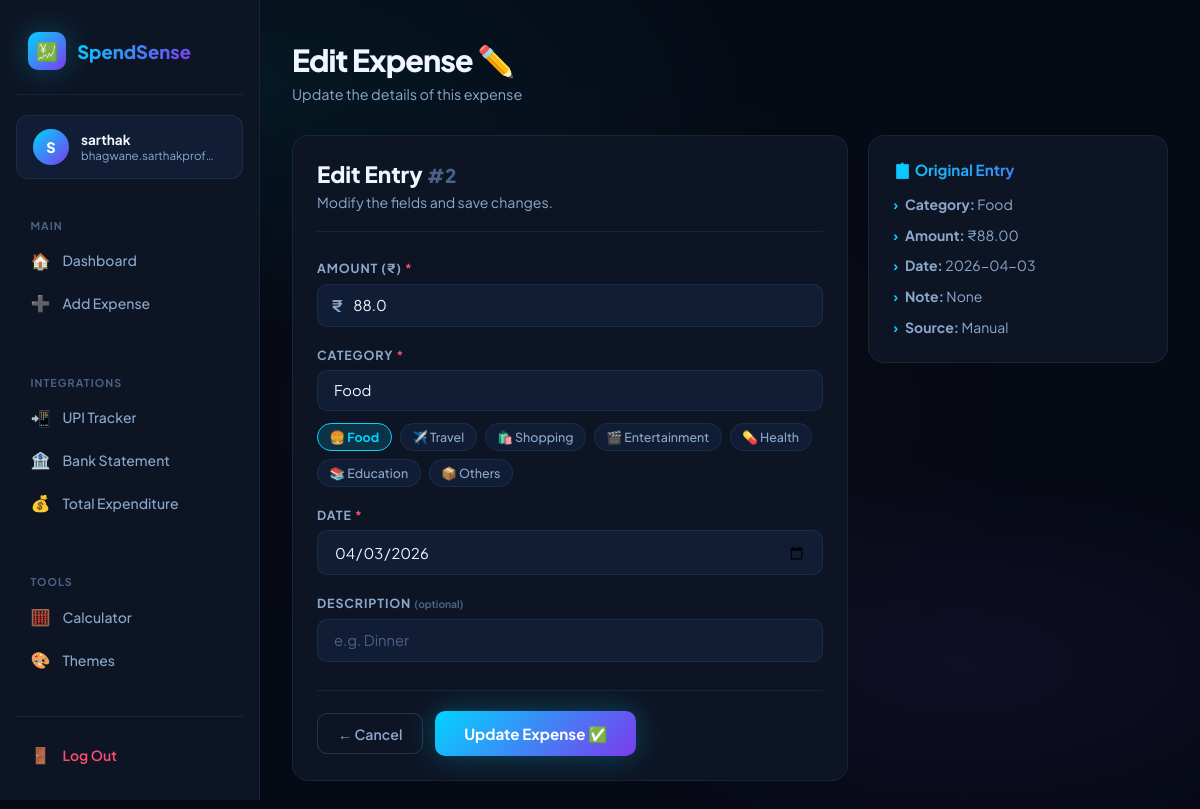
The app's page /edit/2 (signed in) with its own data.
### tables this page shows
CREATE TABLE expenses (
        id INTEGER PRIMARY KEY AUTOINCREMENT,
        user_id INTEGER NOT NULL REFERENCES users(id) ON DELETE CASCADE,
        amount REAL NOT NULL,
        category TEXT NOT NULL,
        description TEXT,
        source TEXT DEFAULT 'manual',
        date TEXT NOT NULL,
        created_at TIMESTAMP DEFAULT CURRENT_TIMESTAMP);

### app.py (the view, shortened to what this page needs)
@app.route("/edit/<int:expense_id>", methods=["GET","POST"])
def edit_expense(expense_id):
    uid = require_login()
    if not uid: return redirect(url_for("login"))
    conn = get_db()
    expense = conn.execute("SELECT * FROM expenses WHERE id=? AND user_id=?", (expense_id,uid)).fetchone()
    if not expense:
        conn.close(); flash("Expense not found.","error"); return redirect(url_for("dashboard"))
    conn.close()
    return render_template("edit.html", expense=expense, categories=CATEGORIES)

### app.py (called while the page is built)
def get_db():
    conn = sqlite3.connect(DB_PATH)
    conn.row_factory = sqlite3.Row
    conn.execute("PRAGMA foreign_keys = ON")
    return conn

def require_login():
    return session.get("user_id")

### templates/edit.html (shortened to what this page needs)
{% extends "base.html" %}
{% block content %}
<div class="page-header">
  <div><h1 class="page-title">Edit Expense ✏️</h1><p class="page-sub">Update the details of this expense</p></div>
</div>
<div class="form-page">
  <div class="card">
    <div class="form-card-header"><h2>Edit Entry <span style="color:var(--t3);font-size:.85em">#{{ expense.id }}</span></h2><p>Modify the fields and save changes.</p></div>
    <form method="POST" action="/edit/{{ expense.id }}" novalidate>
      <div class="form-group">
        <label class="form-label">Amount (₹) <span class="req">*</span></label>
        <div class="prefix-wrap"><span class="input-prefix">₹</span>
        <input type="number" name="amount" class="form-input" placeholder="0.00" min="0.01" step="0.01"
               value="{{ expense.amount }}" required></div>
      </div>
      <div class="form-group">
        <label class="form-label">Category <span class="req">*</span></label>
        <select name="category" id="catSelect" class="form-input" required onchange="syncPills(this.value)">
          {% for cat in categories %}
            <option value="{{ cat }}" {{ "selected" if expense.category==cat }}>{{ cat }}</option>
          {% endfor %}
        </select>
        <div class="cat-pills" id="catPills">
          {% set icons = {"Food":"🍔","Travel":"✈️","Shopping":"🛍️","Entertainment":"🎬","Health":"💊","Education":"📚","Others":"📦"} %}
          {% for cat in categories %}
            <button type="button" class="cat-pill {{ 'active' if expense.category==cat }}"
                    onclick="pillPick('{{ cat }}')">{{ icons.get(cat,'📦') }} {{ cat }}</button>
          {% endfor %}
        </div>
      </div>
      <div class="form-group">
        <label class="form-label">Date <span class="req">*</span></label>
        <input type="date" name="date" class="form-input" value="{{ expense.date }}" required>
      </div>
      <div class="form-group">
        <label class="form-label">Description <span class="opt">(optional)</span></label>
        <input type="text" name="description" class="form-input" placeholder="e.g. Dinner"
               value="{{ expense.description or '' }}" maxlength="200">
      </div>
      <div class="form-actions">
        <a href="/" class="btn-outline">← Cancel</a>
        <button type="submit" class="btn lg">Update Expense ✅</button>
      </div>
    </form>
  </div>
  <div class="card tips-card">
    <h4>📋 Original Entry</h4>
    <ul>
      <li><strong>Category:</strong> {{ expense.category }}</li>
      <li><strong>Amount:</strong> ₹{{ "%.2f"|format(expense.amount) }}</li>
      <li><strong>Date:</strong> {{ expense.date }}</li>
      <li><strong>Note:</strong> {{ expense.description or "None" }}</li>
      <li><strong>Source:</strong> {{ "UPI" if expense.source=="upi" else "Manual" }}</li>
    </ul>
  </div>
</div>
{% endblock %}

### records on screen
expenses: id "2", amount "88.0", date "04/03/2026", category "Food", amount "88.00", date "2026-04-03", description "None", source "Manual"

### other values on screen
{{ session.user_name[0].upper() }} "S"
{{ session.user_name }} "sarthak"
{{ session.user_email }} "bhagwane.sarthakprof…"
{{ icons.get(cat,'📦') }} "🍔" "✈️" "🛍️" "🎬" "💊" "📚" "📦"
{{ cat }} "Food" "Travel" "Shopping" "Entertainment" "Health" "Education" "Others"
form field category "Food"
